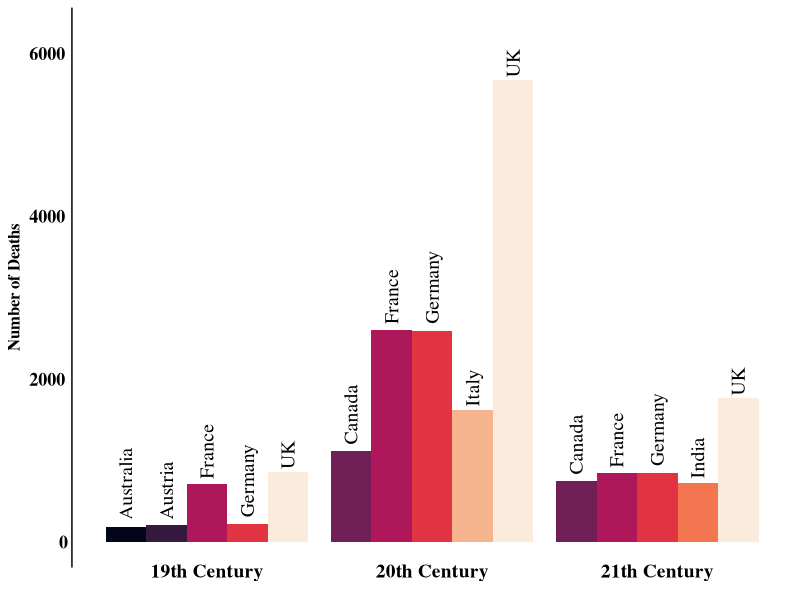

Generate this figure with R:
library(tidyverse)

#Load in data
data <- read_csv('Results/deathcount.csv')
pivoted_df <- pivot_wider(data, names_from = century, values_from = deathcount)

#Selecting for the top 5 deathcount countries per century
df19 <- select(pivoted_df, region, `19`) |> arrange(desc(`19`)) |> slice_head(n = 5)
df20 <- select(pivoted_df, region, `20`) |> arrange(desc(`20`)) |> slice_head(n = 5)
df21 <- select(pivoted_df, region, `21`) |> arrange(desc(`21`)) |> slice_head(n = 5)
#Binding the dfs back into a single table
df19 <- rename(df19, deathcount = `19`) |> mutate(century = '19th Century')
df20 <- rename(df20, deathcount = `20`) |> mutate(century = '20th Century')
df21 <- rename(df21, deathcount = `21`) |> mutate(century = '21th Century')
deathcount_df <- bind_rows(df19, df20, df21)

#Plotting
barplot <- ggplot(data = deathcount_df) +
    aes(x = century, y = deathcount, fill = region) +
    labs(x = NULL, y = 'Number of Deaths', fill = NULL) +
    expand_limits(y=0:6250) +
    geom_col(stat = 'identity', position = 'dodge') +
    geom_text(aes(label = region), position = position_dodge(width = 0.9),
      angle = 90, vjust = 0.5, hjust = -0.1, size = 5, family = 'serif') +
    scale_fill_viridis_d(option = 'rocket') +
    theme_minimal() +  
    theme(legend.position = 'none',
      text = element_text(family = 'serif'),
      axis.text.y = element_text(face = 'bold', color = 'black', size = 13, hjust = 1.1),
      axis.line.y.left = element_line(color = 'black', linewidth = 0.5, linetype = 'solid'),
      axis.text.x = element_text(face = 'bold', color = 'black', size = 14, vjust = 3),
      axis.title.y = element_text(face = 'bold', color = 'black', size = 12, margin = margin(r = 2)),
      panel.grid.major = element_blank(),
      panel.grid.minor = element_blank())
ggsave('Results/top_5_century.pdf', plot = barplot, width = 15, height = 10, units = 'cm')